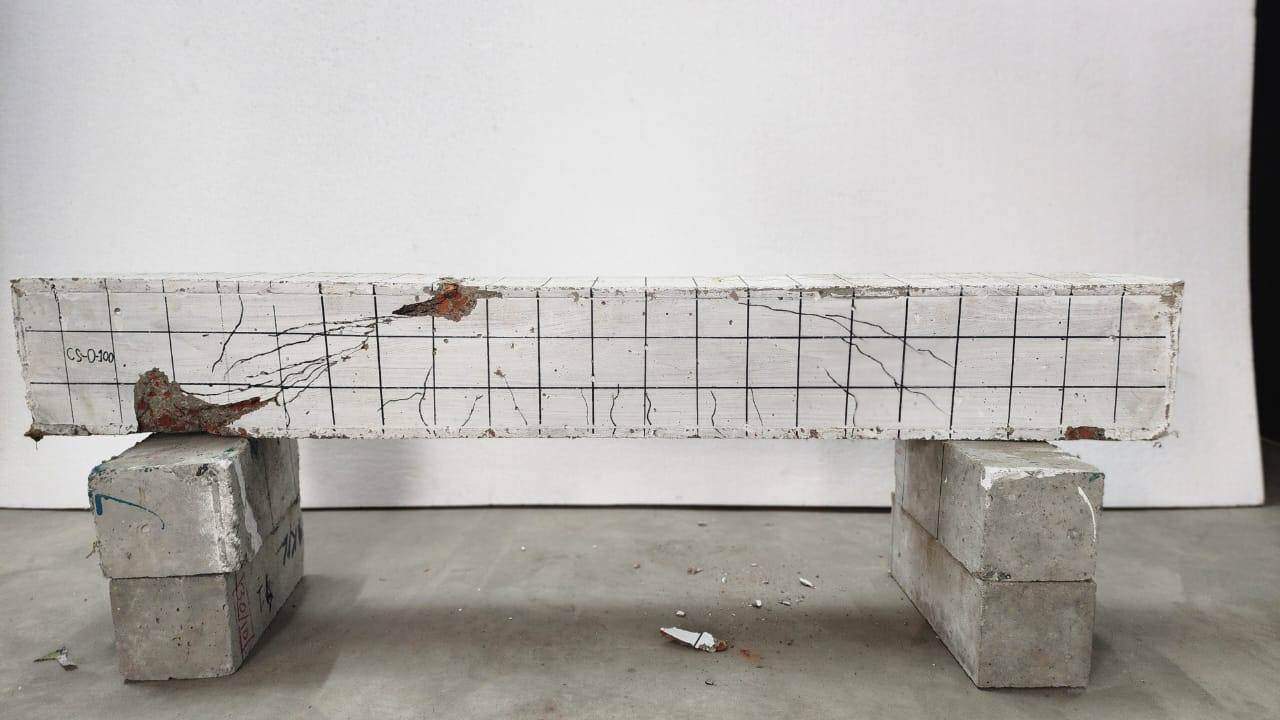
#> input picture Beam Image-12/CS-0-100/Beam (100).jpeg, 1280 x 720 px
$ python build_npz_dataset.py
#> lines starting #> are read from the running program, lines starting #| are printed output that depends on the picture
#> (reads dataset/beam_dataset.csv from the repository)
from __future__ import annotations

from pathlib import Path
import argparse
import json

import numpy as np
import pandas as pd

try:
    from PIL import Image
except ImportError as exc:  # pragma: no cover
    raise SystemExit(
        "Pillow is required to load images. Install it with: pip install Pillow"
    ) from exc


ROOT = Path(__file__).resolve().parent
DEFAULT_CSV = ROOT / "dataset" / "beam_dataset.csv"
DEFAULT_OUT = ROOT / "dataset" / "beam_multimodal.npz"
DEFAULT_META = ROOT / "dataset" / "beam_multimodal_meta.json"


NUMERIC_COLUMNS = ["beam_width", "beam_depth", "wa_content"]
TARGET_COLUMNS = ["target_load_capacity_kn", "target_max_deflection_mm"]


def parse_args() -> argparse.Namespace:
    parser = argparse.ArgumentParser(
        description="Create a compressed NPZ multimodal dataset from beam_dataset.csv"
    )
    parser.add_argument("--csv", type=Path, default=DEFAULT_CSV, help="Input CSV path")
    parser.add_argument("--out", type=Path, default=DEFAULT_OUT, help="Output NPZ path")
    parser.add_argument(
        "--meta",
        type=Path,
        default=DEFAULT_META,
        help="Output metadata JSON path",
    )
    parser.add_argument("--height", type=int, default=224, help="Image height")
    parser.add_argument("--width", type=int, default=224, help="Image width")
    parser.add_argument(
        "--split-strategy",
        type=str,
        default="leave-one-group-out",
        choices=["leave-one-group-out", "random-group"],
        help="Dataset splitting strategy",
    )
    parser.add_argument(
        "--val-ratio",
        type=float,
        default=0.15,
        help="Validation fraction from unique beam_id groups",
    )
    parser.add_argument(
        "--test-ratio",
        type=float,
        default=0.15,
        help="Test fraction from unique beam_id groups",
    )
    parser.add_argument("--seed", type=int, default=42, help="Random seed for splitting")
    return parser.parse_args()


def validate_args(args: argparse.Namespace) -> None:
    if args.height <= 0 or args.width <= 0:
        raise ValueError("height and width must be positive integers")
    if args.split_strategy == "random-group":
        if args.val_ratio < 0 or args.test_ratio < 0:
            raise ValueError("val-ratio and test-ratio must be non-negative")
        if args.val_ratio + args.test_ratio >= 1.0:
            raise ValueError("val-ratio + test-ratio must be < 1.0")


def load_image(image_path: Path, width: int, height: int) -> np.ndarray:
#> called with width = 224, height = 224
    with Image.open(image_path) as img:
#> img is the input picture: PIL image 1280x720 RGB; mean R, G, B 180.8, 178.3, 174.1
        img = img.convert("RGB")
        img = img.resize((width, height), Image.Resampling.BILINEAR)
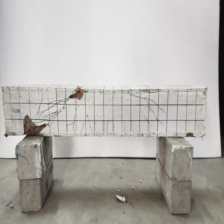
#> img: PIL image 224x224 RGB; mean R, G, B 180.8, 178.3, 174.1
        arr = np.asarray(img, dtype=np.float32) / 255.0
    return arr


def make_group_split(
    beam_ids: np.ndarray,
    val_ratio: float,
    test_ratio: float,
    seed: int,
) -> np.ndarray:
    unique_ids = np.unique(beam_ids)
    rng = np.random.default_rng(seed)
    shuffled = unique_ids.copy()
    rng.shuffle(shuffled)

    n_groups = len(shuffled)
    n_test = int(round(n_groups * test_ratio))
    n_val = int(round(n_groups * val_ratio))
    n_test = min(n_test, n_groups)
    n_val = min(n_val, n_groups - n_test)

    test_ids = set(shuffled[:n_test])
    val_ids = set(shuffled[n_test : n_test + n_val])

    split = np.full(shape=(len(beam_ids),), fill_value="train", dtype=object)
    for i, bid in enumerate(beam_ids):
        if bid in test_ids:
            split[i] = "test"
        elif bid in val_ids:
            split[i] = "val"
    return split


def make_leave_one_group_out_folds(beam_ids: np.ndarray) -> tuple[np.ndarray, np.ndarray]:
    unique_ids = np.unique(beam_ids)
    sorted_ids = np.sort(unique_ids)
    group_to_fold = {group_id: i for i, group_id in enumerate(sorted_ids.tolist())}
    fold_id = np.array([group_to_fold[bid] for bid in beam_ids], dtype=np.int16)
    return fold_id, sorted_ids


def main() -> None:
    args = parse_args()
    validate_args(args)

    if not args.csv.exists():
        raise FileNotFoundError(f"CSV not found: {args.csv}")

    df = pd.read_csv(args.csv)
    required = ["image_path", "beam_id", *NUMERIC_COLUMNS, *TARGET_COLUMNS]
    missing = [c for c in required if c not in df.columns]
    if missing:
        raise ValueError(f"Missing required columns in CSV: {missing}")

    image_paths = df["image_path"].astype(str).to_numpy()
    beam_ids = df["beam_id"].astype(str).to_numpy()
    x_num = df[NUMERIC_COLUMNS].astype(np.float32).to_numpy()
    y = df[TARGET_COLUMNS].astype(np.float32).to_numpy()

    x_img = np.empty((len(df), args.height, args.width, 3), dtype=np.float32)
    for i, rel_path in enumerate(image_paths):
        abs_path = ROOT / rel_path
        if not abs_path.exists():
            raise FileNotFoundError(f"Missing image: {abs_path}")
        x_img[i] = load_image(abs_path, width=args.width, height=args.height)
#> pass 2 of the loop in main, `for i, rel_path in enumerate(image_paths):`:
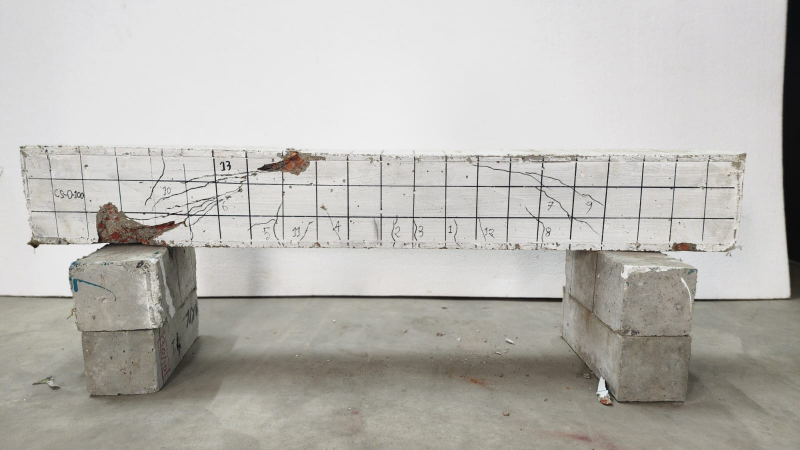
#> input picture Beam Image-12/CS-0-100/Beam (101).jpeg, 1600 x 900 px (shown at 1/2 size)
#> in load_image, img is the input picture: PIL image 1600x900 RGB; mean R, G, B 186.2, 184.2, 179.3
#> in load_image (call 2), `img = img.resize((width, height), Image.Resampling.BILINEAR)`:
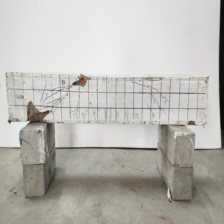
#> img: PIL image 224x224 RGB; mean R, G, B 186.2, 184.2, 179.3

    if args.split_strategy == "leave-one-group-out":
        fold_id, fold_group_ids = make_leave_one_group_out_folds(beam_ids=beam_ids)
        split = np.array([f"fold_{f}" for f in fold_id], dtype=object)
        split_counts: dict[str, int] = {}
        group_counts: dict[str, int] = {}
        for f_idx, group_id in enumerate(fold_group_ids.tolist()):
            key = f"fold_{f_idx}"
            split_counts[key] = int(np.sum(fold_id == f_idx))
            group_counts[key] = 1
    else:
        split = make_group_split(
            beam_ids=beam_ids,
            val_ratio=args.val_ratio,
            test_ratio=args.test_ratio,
            seed=args.seed,
        )
        fold_id = np.full(shape=(len(df),), fill_value=-1, dtype=np.int16)
        fold_group_ids = np.array([], dtype=object)
        split_counts = {name: int(np.sum(split == name)) for name in ["train", "val", "test"]}
        group_counts = {
            name: int(len(np.unique(beam_ids[split == name]))) for name in ["train", "val", "test"]
        }

    args.out.parent.mkdir(parents=True, exist_ok=True)
    np.savez_compressed(
        args.out,
        X_img=x_img,
        X_num=x_num,
        Y=y,
        beam_id=beam_ids,
        image_path=image_paths,
        split=split,
        fold_id=fold_id,
        fold_group_ids=fold_group_ids,
        numeric_columns=np.array(NUMERIC_COLUMNS, dtype=object),
        target_columns=np.array(TARGET_COLUMNS, dtype=object),
    )

    metadata = {
        "rows": int(len(df)),
        "image_shape": [int(args.height), int(args.width), 3],
        "numeric_columns": NUMERIC_COLUMNS,
        "target_columns": TARGET_COLUMNS,
        "split_strategy": args.split_strategy,
        "split_counts": split_counts,
        "split_group_counts": group_counts,
        "seed": int(args.seed),
        "val_ratio": float(args.val_ratio),
        "test_ratio": float(args.test_ratio),
    }
    if args.split_strategy == "leave-one-group-out":
        metadata["num_folds"] = int(len(fold_group_ids))
        metadata["fold_to_group"] = {
            f"fold_{i}": str(group_id) for i, group_id in enumerate(fold_group_ids.tolist())
        }

    args.meta.parent.mkdir(parents=True, exist_ok=True)
    args.meta.write_text(json.dumps(metadata, indent=2), encoding="utf-8")

    print(f"Created NPZ: {args.out}")
    print(f"Created metadata: {args.meta}")
    print(f"Rows: {metadata['rows']}")
    print(f"Split rows: {split_counts}")
    print(f"Split unique beam_ids: {group_counts}")
    if args.split_strategy == "leave-one-group-out":
        print(f"Number of folds: {metadata['num_folds']}")


if __name__ == "__main__":
#> (the run stopped early here; a loop or call above may not have finished)
